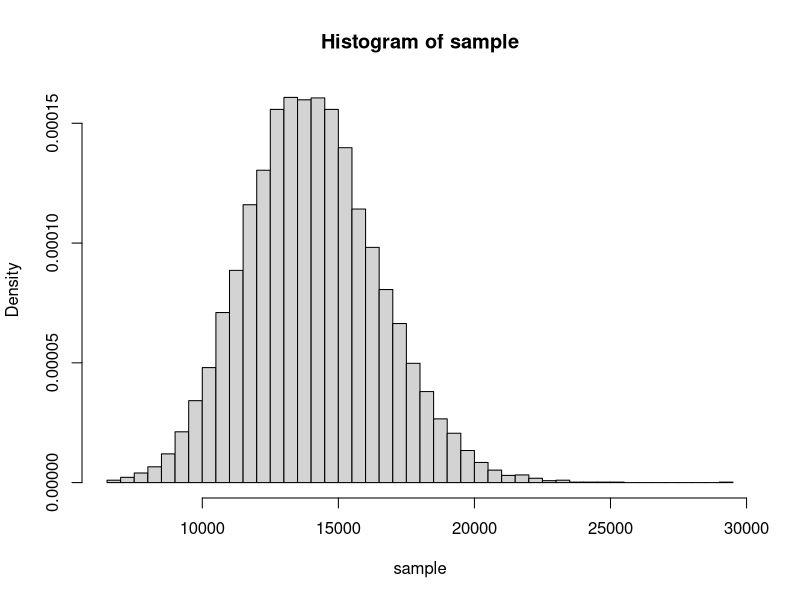

Write the R code that produced this figure.
# To obtain samples of total payout in 1 year
# Here total payout S_N = X_1 + ... + X_N
# N is assumed to be from Poisson distribution with rate = r
# X_i are assumed to be iid exponentially distributed with mean = m

TotalPayout <- function(n, r, m)
{
  # Initialization
  N <- rep(0, n)  # For storing n samples of the no. of claims
  S <- rep(0, n) # For storing n samples of the total payout 
  
  # In every iteration, obtain one sample of the total payout S
  for(i in 1:n)
  {
    # To generate one sample of no. of claims in a year
    N[i] <- rpois(1, r)
    
    # To obtain N claim samples
    claim_amount_per_sample <- rexp(N[i], 1/m)
    
    # To obtain total payout
    S[i] <- sum(claim_amount_per_sample)
  }
  
  return(S)
}

n <- 10000
r <- 67
m <- 210
sample <- TotalPayout(n, r, m)
hist(sample, breaks = 50, freq = FALSE)